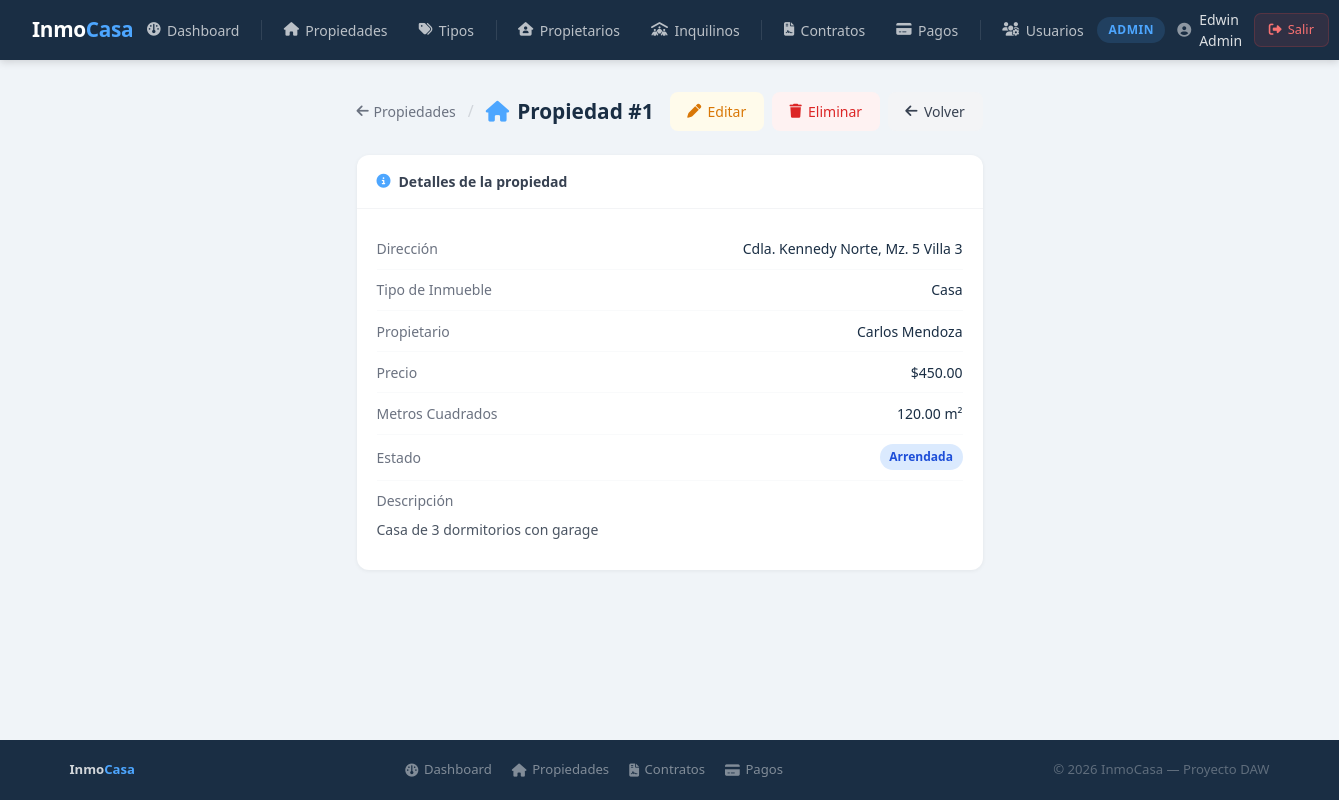
The page /index.php?action=propiedad_detalle&id=1 (signed in) on the database its author committed.
### tables this page shows
CREATE TABLE IF NOT EXISTS propiedades (
    id INT AUTO_INCREMENT PRIMARY KEY,
    direccion VARCHAR(200) NOT NULL,
    precio DECIMAL(10,2) NOT NULL,
    metros2 DECIMAL(8,2) NOT NULL,
    descripcion TEXT,
    estado ENUM('Disponible', 'Arrendada', 'En venta', 'Vendida') DEFAULT 'Disponible',
    tipo_id INT NOT NULL,
    propietario_id INT NOT NULL,
    created_at TIMESTAMP DEFAULT CURRENT_TIMESTAMP,
    FOREIGN KEY (tipo_id) REFERENCES tipos_inmueble(id),
    FOREIGN KEY (propietario_id) REFERENCES propietarios(id)
);

CREATE TABLE IF NOT EXISTS tipos_inmueble (
    id INT AUTO_INCREMENT PRIMARY KEY,
    nombre VARCHAR(50) NOT NULL,
    descripcion TEXT,
    created_at TIMESTAMP DEFAULT CURRENT_TIMESTAMP
);

CREATE TABLE IF NOT EXISTS propietarios (
    id INT AUTO_INCREMENT PRIMARY KEY,
    nombre VARCHAR(100) NOT NULL,
    cedula VARCHAR(13) NOT NULL UNIQUE,
    telefono VARCHAR(15),
    email VARCHAR(100) NOT NULL UNIQUE,
    direccion VARCHAR(200),
    created_at TIMESTAMP DEFAULT CURRENT_TIMESTAMP
);

### app/controllers/PropiedadController.php (called while the page is built, shortened)
<?php
include_once __DIR__ . '/../models/Propiedad.php';
class PropiedadController {
    private $modelo;
    public function __construct() {
        $this->modelo = new Propiedad();
    }
    public function detalle($id) {
        $propiedad = $this->modelo->obtenerPorId($id);
        include_once __DIR__ . '/../views/propiedades/detalle.php';
    }
}
?>

### config/database.example.php (called while the page is built, shortened)
<?php
class Database{
    private static $conn = null;
    public static function getConexion(){
        if( self::$conn === null){
            try{
                $dsn = 'mysql:host='.DB_HOST .
                ';port='. DB_PORT .
                ';dbname='.DB_NAME .
                ';charset=utf8';
                self::$conn = new PDO($dsn , DB_USER,DB_PASS ,[
                    PDO::ATTR_ERRMODE => PDO::ERRMODE_EXCEPTION,
                    PDO::ATTR_DEFAULT_FETCH_MODE => PDO::FETCH_ASSOC,
                    PDO::ATTR_EMULATE_PREPARES => false,
                ]);
            }catch(PDOException $e){
                die("Error de conexion: ". $e->getMessage());
            }
        }
        return self::$conn;
    }
}
?>

### app/models/Propiedad.php (called while the page is built, shortened)
<?php
class Propiedad {
    private $conn;
    public function __construct() {
        $this->conn = Database::getConexion();
    }
    public function obtenerPorId($id) {
        try {
            $sql = "SELECT p.*,
                    t.nombre AS tipo_nombre,
                    pr.nombre AS propietario_nombre
                    FROM propiedades p
                    INNER JOIN tipos_inmueble t ON p.tipo_id = t.id
                    INNER JOIN propietarios pr ON p.propietario_id = pr.id
                    WHERE p.id = ?";
            $stmt = $this->conn->prepare($sql);
            $stmt->execute([$id]);
            return $stmt->fetch();
        } catch (PDOException $e) {
            return ["exito" => false, "mensaje" => "Error al obtener propiedad: " . $e->getMessage()];
        }
    }
}
?>

### app/views/propiedades/detalle.php (the view, shortened to what this page needs)
<?php include_once __DIR__ . '/../layouts/header.php'; ?>
<?php
$propiedad = $propiedad ?? [];
$rol = $_SESSION['rol'];
?>
<div class="page-header">
    <div class="breadcrumb">
        <a href="<?= BASE_URL ?>?action=propiedades"><i class="fa-solid fa-arrow-left"></i> Propiedades</a>
        <span class="separator">/</span>
        <div class="page-title"><i class="fa-solid fa-house"></i> Propiedad #<?= htmlspecialchars($propiedad['id'] ?? '') ?></div>
    </div>
    <div class="acciones">
        <?php if ($rol === 'Admin'): ?>
            <a href="<?= BASE_URL ?>?action=propiedad_editar&id=<?= $propiedad['id'] ?>" class="btn btn-warning"><i class="fa-solid fa-pen"></i> Editar</a>
            <a href="<?= BASE_URL ?>?action=propiedad_eliminar&id=<?= $propiedad['id'] ?>" class="btn btn-danger" onclick="return confirm('¿Eliminar esta propiedad?')"><i class="fa-solid fa-trash"></i> Eliminar</a>
        <?php endif; ?>
        <a href="<?= BASE_URL ?>?action=propiedades" class="btn btn-secondary"><i class="fa-solid fa-arrow-left"></i> Volver</a>
    </div>
</div>
<div class="detail-card">
    <div class="card-header"><i class="fa-solid fa-circle-info"></i> Detalles de la propiedad</div>
    <div class="card-body">
        <div class="field-row"><span class="field-label">Dirección</span><span class="field-value"><?= htmlspecialchars($propiedad['direccion'] ?? '') ?></span></div>
        <div class="field-row"><span class="field-label">Tipo de Inmueble</span><span class="field-value"><?= htmlspecialchars($propiedad['tipo_nombre'] ?? '') ?></span></div>
        <div class="field-row"><span class="field-label">Propietario</span><span class="field-value"><?= htmlspecialchars($propiedad['propietario_nombre'] ?? '') ?></span></div>
        <div class="field-row"><span class="field-label">Precio</span><span class="field-value">$<?= number_format($propiedad['precio'] ?? 0, 2) ?></span></div>
        <div class="field-row"><span class="field-label">Metros Cuadrados</span><span class="field-value"><?= number_format($propiedad['metros2'] ?? 0, 2) ?> m²</span></div>
        <div class="field-row">
            <span class="field-label">Estado</span>
            <span class="field-value">
                <?php
                $badgeClass = 'badge-disponible';
                if (($propiedad['estado'] ?? '') === 'Arrendada') $badgeClass = 'badge-arrendada';
                elseif (($propiedad['estado'] ?? '') === 'En venta') $badgeClass = 'badge-venta';
                elseif (($propiedad['estado'] ?? '') === 'Vendida') $badgeClass = 'badge-vendida';
                ?>
                <span class="badge <?= $badgeClass ?>"><?= htmlspecialchars($propiedad['estado'] ?? '') ?></span>
            </span>
        </div>
        <div class="field-row" style="flex-direction: column; align-items: flex-start; gap: 0.5rem;">
            <span class="field-label">Descripción</span>
            <span class="field-value" style="font-weight: normal; color: #4b5563; line-height: 1.5;"><?= nl2br(htmlspecialchars($propiedad['descripcion'] ?? 'Sin descripción')) ?></span>
        </div>
    </div>
</div>
<?php include_once __DIR__ . '/../layouts/footer.php'; ?>

### public/css/style.css (style rules this page uses)
*, *::before, *::after { margin: 0; padding: 0; box-sizing: border-box; }
html { font-size: 16px; }
body { font-family: 'Segoe UI', system-ui, -apple-system, sans-serif; background: #f0f4f8; color: #1a2e44; min-height: 100vh; line-height: 1.5; display: flex; flex-direction: column; }
a { color: #4da6ff; text-decoration: none; transition: color 0.2s; }
.btn { display: inline-flex; align-items: center; gap: 0.4rem; padding: 0.55rem 1.1rem; border-radius: 8px; font-size: 0.875rem; font-weight: 500; text-decoration: none; cursor: pointer; border: none; transition: all 0.2s; white-space: nowrap; }
.btn-secondary { background: #f3f4f6; color: #374151; }
.btn-warning { background: #fffbeb; color: #d97706; }
.btn-danger { background: #fef2f2; color: #dc2626; }
.badge { display: inline-block; font-size: 0.72rem; font-weight: 600; padding: 0.2rem 0.65rem; border-radius: 99px; white-space: nowrap; }
.badge-arrendada { background: #eff6ff; color: #3b82f6; }
.card-header { padding: 1rem 1.25rem; border-bottom: 1px solid #f3f4f6; font-size: 0.875rem; font-weight: 600; color: #374151; display: flex; align-items: center; gap: 0.5rem; }
.card-header i { color: #4da6ff; }
.card-body { padding: 1.25rem; }
.acciones { display: flex; gap: 0.4rem; flex-wrap: wrap; }
.page-header { display: flex; align-items: center; justify-content: space-between; margin-bottom: 1.5rem; flex-wrap: wrap; gap: 1rem; }
.breadcrumb { display: flex; align-items: center; gap: 0.75rem; }
.breadcrumb a { color: #6b7280; font-size: 0.875rem; display: flex; align-items: center; gap: 0.3rem; }
.breadcrumb .separator { color: #d1d5db; }
.page-title { font-size: 1.3rem; font-weight: 600; color: #1a2e44; display: flex; align-items: center; gap: 0.5rem; }
.page-title i { color: #4da6ff; }

### app/views/layouts/header.php (style rules this page uses)
* { margin: 0; padding: 0; box-sizing: border-box; }
body { font-family: 'Segoe UI', sans-serif; background: #f0f4f8; min-height: 100vh; display: flex; flex-direction: column; }

### app/views/propiedades/detalle.php (style rules this page uses)
.page-header { display: flex; align-items: center; justify-content: space-between; margin-bottom: 1.5rem; flex-wrap: wrap; gap: 1rem; }
.breadcrumb { display: flex; align-items: center; gap: 0.75rem; }
.breadcrumb a { color: #6b7280; text-decoration: none; font-size: 0.875rem; display: flex; align-items: center; gap: 0.3rem; }
.separator { color: #d1d5db; }
.page-title { font-size: 1.3rem; font-weight: 600; color: #1a2e44; display: flex; align-items: center; gap: 0.5rem; }
.page-title i { color: #4da6ff; }
.btn { display: inline-flex; align-items: center; gap: 0.4rem; padding: 0.55rem 1.1rem; border-radius: 8px; font-size: 0.875rem; font-weight: 500; text-decoration: none; cursor: pointer; border: none; transition: all 0.2s; }
.btn-warning { background: #fffbeb; color: #d97706; }
.btn-danger { background: #fef2f2; color: #dc2626; }
.btn-secondary { background: #f3f4f6; color: #374151; }
.acciones { display: flex; gap: 0.5rem; }
.detail-card { background: #fff; border-radius: 12px; box-shadow: 0 1px 4px rgba(0,0,0,0.06); overflow: hidden; margin-bottom: 1.5rem; max-width: 750px; }
.card-header { padding: 1rem 1.25rem; border-bottom: 1px solid #f3f4f6; font-size: 0.875rem; font-weight: 600; color: #374151; display: flex; align-items: center; gap: 0.5rem; }
.card-header i { color: #4da6ff; }
.card-body { padding: 1.25rem; }
.field-row { display: flex; justify-content: space-between; align-items: center; padding: 0.6rem 0; border-bottom: 1px solid #f9fafb; font-size: 0.875rem; }
.field-row:last-child { border-bottom: none; }
.field-label { color: #6b7280; font-weight: 500; }
.field-value { color: #1a2e44; font-weight: 500; }
.badge { display: inline-block; padding: 0.25rem 0.6rem; border-radius: 50px; font-size: 0.75rem; font-weight: 600; }
.badge-arrendada { background: #dbeafe; color: #1d4ed8; }

### rows shown on the page
propiedades: id "1", direccion "Cdla. Kennedy Norte, Mz. 5 Villa 3", tipo.nombre "Casa", propietario.nombre "Carlos Mendoza", precio "450.00", metros2 "120.00", estado "Arrendada", descripcion "Casa de 3 dormitorios con garage"

### other values the page prints
$rol "ADMIN"
$nombre "Edwin Admin"
